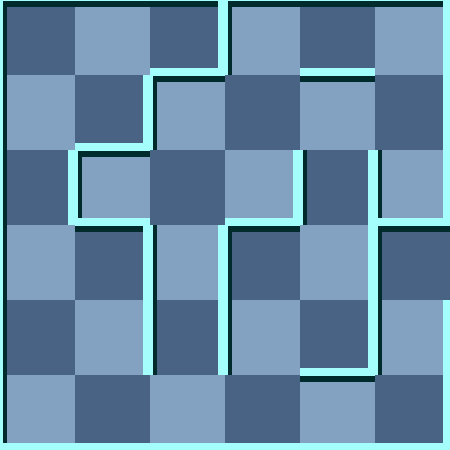

This is a level from a 2D game, rendered from its Tiled map with the project's own tilesets. A one-line summary and the map file follow, with tile-layer data summarised:
An orthogonal 6x6 tile map with 75x75 px tiles, 2 tile layers (background, 块层 1) and 5 objects (2x RedMummy, Exit, Trap, Player).

<map version="1.0" orientation="orthogonal" width="6" height="6" tilewidth="75" tileheight="75">
 <tileset firstgid="1" name="wall" tilewidth="75" tileheight="75">
  <image source="gfx/wall.png" width="300" height="375" />
  <tile id="0">
   <properties>
    <property name="ValOfWall" value="0" />
   </properties>
  </tile>
  <tile id="1">
   <properties>
    <property name="ValOfWall" value="1" />
   </properties>
  </tile>
  <tile id="2">
   <properties>
    <property name="ValOfWall" value="2" />
   </properties>
  </tile>
  <tile id="3">
   <properties>
    <property name="ValOfWall" value="3" />
   </properties>
  </tile>
  <tile id="4">
   <properties>
    <property name="ValOfWall" value="4" />
   </properties>
  </tile>
  <tile id="5">
   <properties>
    <property name="ValOfWall" value="5" />
   </properties>
  </tile>
  <tile id="6">
   <properties>
    <property name="ValOfWall" value="6" />
   </properties>
  </tile>
  <tile id="7">
   <properties>
    <property name="ValOfWall" value="7" />
   </properties>
  </tile>
  <tile id="8">
   <properties>
    <property name="ValOfWall" value="8" />
   </properties>
  </tile>
  <tile id="9">
   <properties>
    <property name="ValOfWall" value="9" />
   </properties>
  </tile>
  <tile id="10">
   <properties>
    <property name="ValOfWall" value="10" />
   </properties>
  </tile>
  <tile id="11">
   <properties>
    <property name="ValOfWall" value="11" />
   </properties>
  </tile>
  <tile id="12">
   <properties>
    <property name="ValOfWall" value="12" />
   </properties>
  </tile>
  <tile id="13">
   <properties>
    <property name="ValOfWall" value="13" />
   </properties>
  </tile>
  <tile id="14">
   <properties>
    <property name="ValOfWall" value="14" />
   </properties>
  </tile>
  <tile id="15">
   <properties>
    <property name="ValOfWall" value="15" />
   </properties>
  </tile>
  <tile id="18">
   <properties>
    <property name="ValOfWall" value="-1" />
   </properties>
  </tile>
 </tileset>
 <layer name="background" width="6" height="6">
  <data>[36 cells, 36 non-empty, 2 distinct tile ids]</data>
 </layer>
 <layer name="块层 1" width="6" height="6">
  <data>[36 cells, 36 non-empty, 14 distinct tile ids]</data>
 </layer>
 <objectgroup name="对象层 1" width="6" height="6">
  <object name="Exit" x="450" y="225" />
  <object name="Trap" x="375" y="150">
   <properties>
    <property name="value" value="8" />
   </properties>
  </object>
  <object name="RedMummy" x="375" y="300">
   <properties>
    <property name="value" value="21" />
   </properties>
  </object>
  <object name="RedMummy" x="300" y="300">
   <properties>
    <property name="value" value="25" />
   </properties>
  </object>
  <object name="Player" x="75" y="75">
   <properties>
    <property name="value" value="1" />
   </properties>
  </object>
 </objectgroup>
</map>
